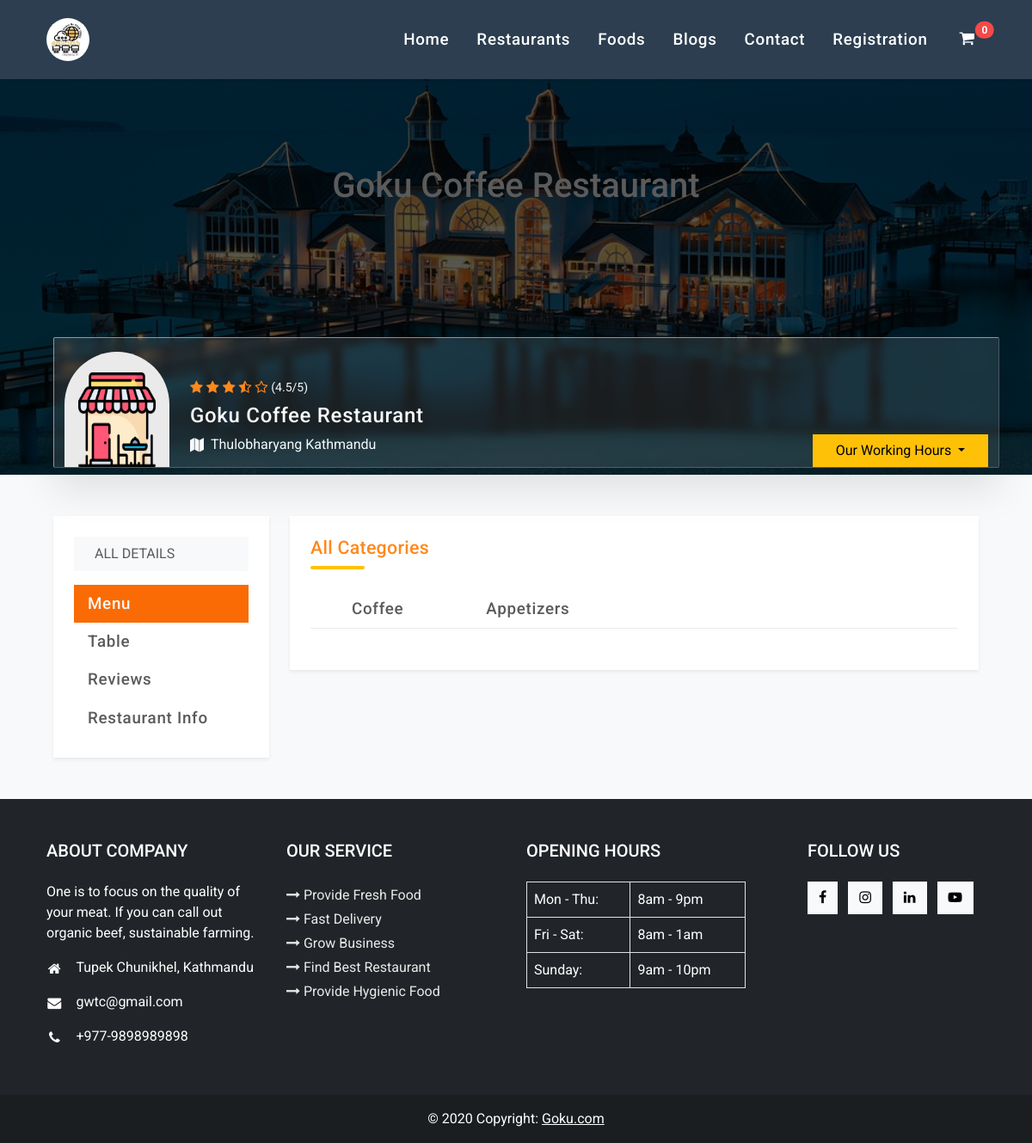
The app's page /restaurant-detail/885109af-3f7a-4d9d-aca3-eb4c0f38e58b/ with its own data.
### restaurant/models.py (models this page shows, shortened)
class Restaurant(models.Model):
    restaurant_id = models.UUIDField(primary_key=True, default=uuid.uuid4, editable=False)
    restaurant_name = models.CharField(max_length=150, null=True, blank=True)
    restaurant_address = models.CharField(max_length=255, null=True, blank=True)
    restaurant_city = models.CharField(max_length=255, null=True, blank=True)
    restaurant_state = models.CharField(max_length=255, null=True, blank=True)
    restaurant_type = models.ForeignKey(RestaurantCategory, on_delete=models.CASCADE)
    restaurant_location_latitude = models.DecimalField(max_digits=15,decimal_places=2)
    restaurant_location_longitude = models.DecimalField(max_digits=15,decimal_places=2)
    restaurant_is_open = models.BooleanField(default=False)
    restaurant_hours_of_operation = models.TextField()
    restaurant_opening_time = models.TimeField()
    restaurant_closing_time = models.TimeField()
    restaurant_image = models.ImageField(upload_to=get_file_path_for_restaurant)
    restaurant_description = models.TextField()

class FoodCategory(models.Model):
    food_category_id = models.UUIDField(primary_key=True, default=uuid.uuid4, editable=False)
    food_category_title = models.CharField(max_length=150)

### restaurant/views.py (the view)
# urls.py: path('restaurant-detail/<str:restaurant_id>/', views.RestaurantDetailView.as_view(), name='restaurant-detail-data'),
class RestaurantDetailView(generic.DetailView):
    def get(self, request, *args, **kwargs):
        template_name = "restaurant/resto_detail.html"
        restaurant_detail_list = Restaurant.objects.get(restaurant_id=self.kwargs.get('restaurant_id'))
        categories = FoodCategory.objects.all()
        context = {
            'restaurant_detail_list': restaurant_detail_list,
            'categories' : categories,
        }
        return render(request, template_name, context)

### restaurant/templatetags/myfilter.py (called while the page is built)
@register.filter(name='foodfilter')
def foodfilter(value, arg):
    foods = Food.objects.filter(restaurant=value, food_category=arg)
    return foods

### templates/restaurant/resto_detail.html (shortened to what this page needs)
{% extends 'homepage/base.html' %}
{% load static %}
{% load myfilter %}
{% block content %}
<div class="container-fluid px-0 mx-0 mt-5 pt-4 resto-detail-main">
    <div class="container-fluid px-0 mx-0 restaurant-detail-section pt-4">
        <div class="container col-md-11">
            <h1 class="text text-center title mt-5 pt-5">
                {{restaurant_detail_list.restaurant_name}}
            </h1>
            <div class="container col-md-11 resto-info-section pt-3">
                <div class="resto-img-name-section">
                    <div class="resto-img-box px-3 pt-4 me-4">
                        <img src="{% static 'images/restaurant-logo.png' %}" class="resto-logo-view" alt="">
                    </div>
                    <div class="resto-rating-img-location-section mt-3">
                        <div class="d-flex justify-content-start align-items-center mb-2">
                            <i class="fa fa-star text-warning me-1"></i>
                            <i class="fa fa-star text-warning me-1"></i>
                            <i class="fa fa-star text-warning me-1"></i>
                            <i class="fa fa-star-half-o text-warning me-1"></i>
                            <i class="fa fa-star-o text-warning me-1"></i>
                            <small class="text">(4.5/5)</small>
                        </div>
                        <h4 class="text" style="letter-spacing: 0.7px;">{{restaurant_detail_list.restaurant_name}}</h4>
                        <div class="d-flex justify-content-start align-items-center">
                            <i class="fa fa-map me-2"></i>
                            <p class="text mb-0">{{restaurant_detail_list.restaurant_address}}  {{restaurant_detail_list.restaurant_city}}</p>
                        </div>
                    </div>
                </div>
                <div class="d-lg-block d-md-none d-sm-none d-none dropdown bg-danger">
                    <button class="btn btn-warning dropdown-toggle" type="button" id="dropdownMenuButton1"
                        data-bs-toggle="dropdown" aria-expanded="false" style="width: 17vw;">
                        Our Working Hours
                    </button>
                </div>
            </div>
        </div>
    </div>
</div>
<div class="container-fluid px-0 mx-0 py-5 bg-light">
    <div class="container col-md-11">
        <div class="row">
            <div class="col-lg-3 col-12">
                <div class="p-4 shadow-sm bg-white">
                    <div class="title bg-light px-4 py-2 mb-3 text-uppercase font-weight-bold">
                        All Details
                    </div>
                    <div class="nav flex-column nav-pills" id="v-pills-tab" role="tablist" aria-orientation="vertical">
                        <button class="nav-link text-lg-start text-center active" id="v-pills-menu-tab"
                            data-bs-toggle="pill" data-bs-target="#v-pills-menu" type="button" role="tab"
                            aria-controls="v-pills-menu" aria-selected="true">Menu</button>
                        <button class="nav-link text-lg-start text-center" id="v-pills-table-tab" data-bs-toggle="pill"
                            data-bs-target="#v-pills-table" type="button" role="tab" aria-controls="v-pills-table"
                            aria-selected="false">Table</button>
                        <button class="nav-link text-lg-start text-center" id="v-pills-review-tab" data-bs-toggle="pill"
                            data-bs-target="#v-pills-review" type="button" role="tab" aria-controls="v-pills-review"
                            aria-selected="false">Reviews</button>
                        <button class="nav-link text-lg-start text-center" id="v-pills-resto-info-tab"
                            data-bs-toggle="pill" data-bs-target="#v-pills-resto-info" type="button" role="tab"
                            aria-controls="v-pills-resto-info" aria-selected="false">Restaurant Info</button>
                    </div>
                </div>
            </div>
            <div class="col-lg-9 col-12 mb-4">
                <div class="p-4 shadow-sm bg-white">
                    <div class="tab-content w-100" id="v-pills-tabContent">
                        <div class="tab-pane fade show active w-100" id="v-pills-menu" role="tabpanel"
                            aria-labelledby="v-pills-menu-tab">
                            <h4 class="text text-start title mini-title">All Categories</h4>
                            <div class="hr-section my-0">
                                <hr class="col-md-1 pt-1 bg-warning mt-1 mb-4 rounded-pill">
                            </div>
                            <ul class="nav nav-pills mb-0" id="pills-tab" role="tablist">
                                {% for i in categories %}
                                <li class="nav-item" role="presentation">
                                    <button class="nav-link px-5" id="pills-{{i.food_category_id}}-tab" data-bs-toggle="pill"
                                        data-bs-target="#pills-{{i.food_category_id}}" type="button" role="tab"
                                        aria-controls="pills-{{i.food_category_id}}" aria-selected="true">{{i.food_category_title}}</button>
                                </li>
                                {% endfor %}
                            </ul>
                            <hr class="mt-0 tab-hr mb-4">
                        </div>
                    </div>
                </div>
            </div>
        </div>
    </div>
</div>
{% endblock content %}

### static/css/restaurant.css (style rules this page uses)
* { box-sizing: border-box; font-family: 'Roboto', sans-serif; }
.btn { border-radius: 0px; }
hr { opacity: 1; }
ul { list-style: none; }
.title { color: #5c5b5b; }
.nav-link { font-size: 1.175rem; color: #fff; font-weight: 500; letter-spacing: 0.70px; transition: .3s ease-in; }
.mini-title { font-size: 1.333rem; font-weight: 500; letter-spacing: 0.3px; color: #FF881B; }
.text-warning { color: #FF881B !important; }
.resto-info-section { position: absolute; bottom: 1.5%; display: flex; justify-content: space-between; align-items: flex-end; color: #f8f9fa; border-radius: 2px; backdrop-filter: blur(5px); background: rgba(255,255,255,0.1); box-shadow: 0 25px 45px rgba(0,0,0,0.1); border: 1px solid rgba(255,255,255,0.5); border-right: 1px solid rgba(255,255,255,0.2); border-bottom: 1px solid rgba(255,255,255,0.2); }
.resto-info-section .resto-img-name-section { display: flex; justify-self: start; align-items: center; }
.resto-img-box { background: #ebeaea; border-top-left-radius: 70px; border-top-right-radius: 70px; }
.resto-img-box .resto-logo-view { width: 90px; height: 110px; }
.resto-detail-main { position: relative; }
.restaurant-detail-section { background-image: linear-gradient(to right, rgba(0, 0, 0, 0.65) 80%, rgba(0, 0, 0, 0.65) 75% ), url('/static/images/rest-bg.jpg'); background-position: center center; background-size: cover; background-repeat: no-repeat; height: 60vh; }
.tab-hr { background: #ebeaea; }
.nav-pills .nav-link { border-radius: 0px; color: #5c5b5b; background: transparent; }
.nav-pills .nav-link.active, .nav-pills .show>.nav-link { color: #f8f9fa; background: #fa6b05; border-bottom: none; }

### records on screen
Restaurant: restaurant_name "Goku Coffee Restaurant", restaurant_address "Thulobharyang", restaurant_city "Kathmandu"
FoodCategory: food_category_title "Coffee"
FoodCategory: food_category_title "Appetizers"
